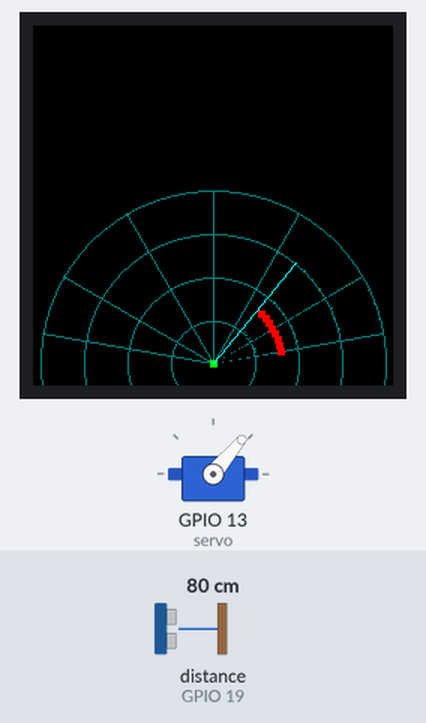
A program run on a simulated ESP32 board running MicroPython. On the bench: 240×240 colour display, servo. Inputs (shaded band) come from the test bench; at power-on: distance to the obstacle (sensor on GPIO 19) 80 cm. The echo pulse lasts 58.3 µs per cm; WiFi joins after 1.5 s; one TCP client connects 1 s after the port opens and stays connected; servo angles are drawn from the pulse width (0.5 ms = 0°, 2.5 ms = 180°); library files of the repository ran but are not shown: hcsr04.py, st7789.py; what the program prints to the serial console is not drawn.

Above: at 5.4 s.
5.5 s: distance to the obstacle (sensor on GPIO 19) set to 2 cm
At 5.79 s:
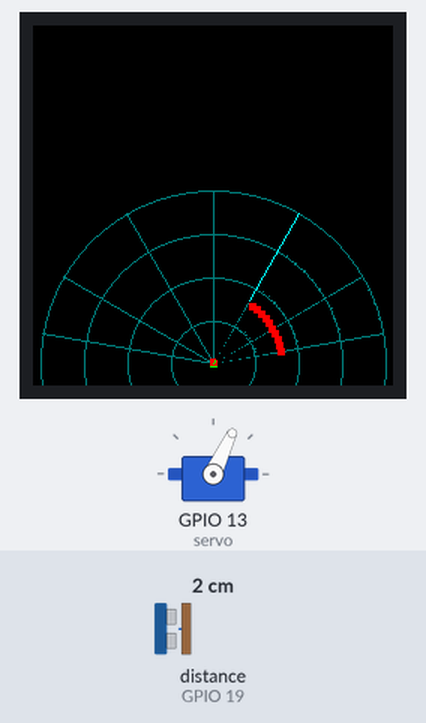
At 13.8 s:
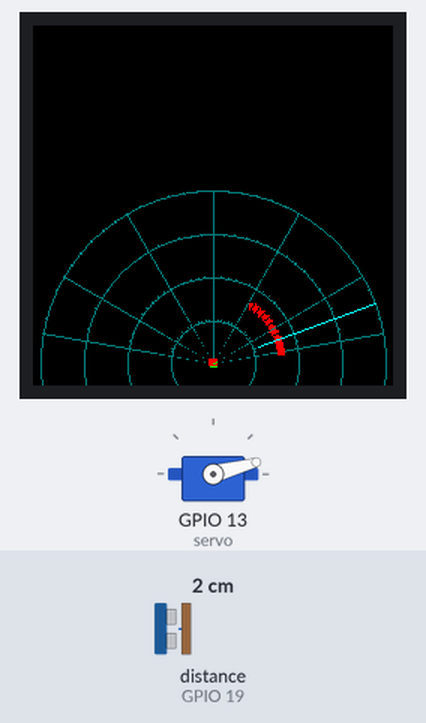
Timing chart, 0 to 14.0 s (numbered marks = the images above; inputs shaded):
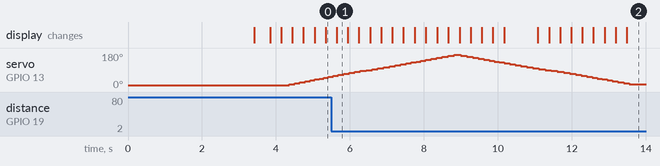

The program:

main.py
```python
import time
import network
import machine
from machine import SPI


import config

from servo import Servo
from hcsr04 import HCSR04
from radar import Radar
from st7789 import ST7789
from tcp_server import RadarTCPServer


# =========================================================
# Wi-Fi
# =========================================================

def connect_wifi():

    print("[WIFI] CONNECTING...")


    wlan = network.WLAN(
        network.STA_IF
    )


    wlan.active(True)


    if wlan.isconnected():

        print(
            "[WIFI] ALREADY CONNECTED"
        )

        print(
            "[WIFI] IP:",
            wlan.ifconfig()[0]
        )

        return wlan


    try:

        wlan.connect(
            config.WIFI_SSID,
            config.WIFI_PASSWORD
        )

    except Exception as e:

        print(
            "[WIFI] CONNECT ERROR:",
            e
        )

        return None


    start = time.ticks_ms()


    while not wlan.isconnected():

        if (
            time.ticks_diff(
                time.ticks_ms(),
                start
            )
            >
            config.WIFI_TIMEOUT_S * 1000
        ):

            print(
                "[WIFI] TIMEOUT"
            )

            return None


        print(
            "[WIFI] WAIT..."
        )

        time.sleep_ms(500)


    print(
        "[WIFI] CONNECTED"
    )


    print(
        "[WIFI] IP:",
        wlan.ifconfig()[0]
    )


    return wlan


# =========================================================
# 初始化 TFT
# =========================================================

def create_tft():

    print(
        "[TFT] SPI INIT..."
    )


    # -----------------------------------------------------
    # 关键：
    # 使用保守的 SPI 参数
    # -----------------------------------------------------

    spi = SPI(
        2,

        baudrate=10000000,

        polarity=0,

        phase=0,

        sck=machine.Pin(
            config.TFT_SCK
        ),

        mosi=machine.Pin(
            config.TFT_MOSI
        )
    )


    print(
        "[TFT] SPI OK"
    )


    # -----------------------------------------------------
    # ST7789
    #
    # 注意：
    # 不要使用 reset=xxx
    # 不要调用 tft.init()
    # -----------------------------------------------------

    tft = ST7789(
        config.TFT_WIDTH,
        config.TFT_HEIGHT,

        spi,

        config.TFT_CS,
        config.TFT_DC,
        config.TFT_RST
    )


    print(
        "[TFT] ST7789 OK"
    )


    return tft


# =========================================================
# 主程序
# =========================================================

def main():

    print()
    print("==============================")
    print(" ESP32 RADAR")
    print("==============================")
    print()


    # =====================================================
    # 1. Wi-Fi
    # =====================================================

    wlan = connect_wifi()


    if wlan is None:

        print(
            "[MAIN] WIFI FAILED"
        )

        return


    # =====================================================
    # 2. TFT
    # =====================================================

    print(
        "[MAIN] INIT TFT..."
    )


    tft = create_tft()


    # =====================================================
    # 3. Servo
    # =====================================================

    print(
        "[MAIN] INIT SERVO..."
    )


    servo = Servo(
        config.SERVO_PIN
    )


    # =====================================================
    # 4. HC-SR04
    # =====================================================

    print(
        "[MAIN] INIT HC-SR04..."
    )


    sensor = HCSR04(
        config.TRIG_PIN,
        config.ECHO_PIN,
        config.MAX_DISTANCE_CM
    )


    # =====================================================
    # 5. Radar
    # =====================================================

    print(
        "[MAIN] INIT RADAR..."
    )


    radar = Radar(

        servo=servo,

        sensor=sensor,

        tft=tft,

        min_angle=
            config.MIN_ANGLE,

        max_angle=
            config.MAX_ANGLE,

        step=
            config.SCAN_STEP,

        max_distance=
            config.RADAR_MAX_DISTANCE,

        settle_ms=
            config.SERVO_SETTLE_MS

    )


    # =====================================================
    # 6. TCP
    # =====================================================

    print(
        "[MAIN] INIT TCP..."
    )


    tcp = RadarTCPServer(
        radar,
        config.TCP_PORT
    )


    tcp.start()


    # =====================================================
    # 7. 自动启动
    # =====================================================

    if config.AUTO_START:

        radar.start()


    # =====================================================
    # 8. 主循环
    # =====================================================

    last_send = time.ticks_ms()


    while True:

        # ---------------------------------------------
        # TCP
        # ---------------------------------------------

        tcp.update()


        # ---------------------------------------------
        # 雷达
        # ---------------------------------------------

        radar.scan_once()


        # ---------------------------------------------
        # TCP 数据发送
        # ---------------------------------------------

        now = time.ticks_ms()


        if (
            time.ticks_diff(
                now,
                last_send
            )
            >=
            config.DATA_INTERVAL_MS
        ):

            tcp.send_data()

            last_send = now


# =========================================================
# 启动
# =========================================================

try:

    main()


except KeyboardInterrupt:

    print(
        "[MAIN] STOPPED"
    )


except Exception as e:

    print(
        "[MAIN] FATAL ERROR:",
        e
    )

    raise
```

config.py
```python
WIFI_SSID = "kc"
WIFI_PASSWORD = "12345678"

WIFI_TIMEOUT_S = 10


SERVO_PIN = 13

MIN_ANGLE = 10
MAX_ANGLE = 170

SCAN_STEP = 5

SERVO_SETTLE_MS = 10


TRIG_PIN = 5
ECHO_PIN = 19

MAX_DISTANCE_CM = 200


TFT_SCK = 18
TFT_MOSI = 23

TFT_CS = 15
TFT_DC = 2
TFT_RST = 4

TFT_WIDTH = 240
TFT_HEIGHT = 240

TFT_BAUDRATE = 10000000


RADAR_MAX_DISTANCE = 200

ALARM_DISTANCE = 30


TCP_PORT = 8888

DATA_INTERVAL_MS = 100

AUTO_START = True
```

servo.py
```python
from machine import Pin, PWM


class Servo:

    def __init__(self, pin):

        self.pwm = PWM(
            Pin(pin),
            freq=50
        )

        self.angle = 90

    def _angle_to_duty(self, angle):

        # 50Hz
        # 周期 = 20ms
        #
        # 这里采用约：
        # 0°   -> 0.5ms
        # 180° -> 2.5ms

        min_us = 500
        max_us = 2500

        pulse_us = (
            min_us
            + (max_us - min_us)
            * angle
            / 180
        )

        duty = int(
            pulse_us
            * 65535
            / 20000
        )

        return duty

    def move(self, angle):

        angle = max(0, min(180, angle))

        duty = self._angle_to_duty(angle)

        self.pwm.duty_u16(duty)

        self.angle = angle

    def get_angle(self):

        return self.angle

    def release(self):

        self.pwm.duty_u16(0)
```

tcp_server.py
```python
import socket
import json
import time


class RadarTCPServer:

    def __init__(
        self,
        radar,
        port=8888
    ):

        self.radar = radar

        self.port = port

        self.server = None

        self.client = None

        self.rx_buffer = ""


    # =====================================================
    # 启动 TCP Server
    # =====================================================

    def start(self):

        addr = socket.getaddrinfo(
            "0.0.0.0",
            self.port
        )[0][-1]


        self.server = socket.socket(
            socket.AF_INET,
            socket.SOCK_STREAM
        )


        self.server.setsockopt(
            socket.SOL_SOCKET,
            socket.SO_REUSEADDR,
            1
        )


        self.server.bind(addr)

        self.server.listen(1)

        self.server.setblocking(False)


        print(
            "[TCP] SERVER START:",
            self.port
        )


    # =====================================================
    # 接收 PC
    # =====================================================

    def accept_client(self):

        if self.server is None:

            return


        if self.client is not None:

            return


        try:

            client, addr = \
                self.server.accept()


            client.setblocking(False)

            self.client = client

            self.rx_buffer = ""


            print(
                "[TCP] CLIENT:",
                addr
            )


        except OSError:

            pass


    # =====================================================
    # 处理 PC 命令
    # =====================================================

    def handle_client(self):

        if self.client is None:

            return


        try:

            data = self.client.recv(
                1024
            )


            if not data:

                self.close_client()

                return


            self.rx_buffer += \
                data.decode()


            while "\n" in self.rx_buffer:

                line, self.rx_buffer = \
                    self.rx_buffer.split(
                        "\n",
                        1
                    )


                line = line.strip()


                if line:

                    self.handle_command(
                        line
                    )


        except OSError:

            pass

        except Exception as e:

            print(
                "[TCP] RX ERROR:",
                e
            )


    # =====================================================
    # 处理 JSON 命令
    # =====================================================

    def handle_command(
        self,
        line
    ):

        try:

            command = json.loads(
                line
            )

        except Exception:

            print(
                "[TCP] BAD JSON:",
                line
            )

            return


        cmd = command.get(
            "cmd"
        )


        print(
            "[TCP] CMD:",
            cmd
        )


        if cmd == "start":

            self.radar.start()


        elif cmd == "stop":

            self.radar.stop()


        elif cmd == "clear":

            self.radar.clear()


        elif cmd == "config":

            step = command.get(
                "step"
            )

            if step is not None:

                self.radar.set_step(
                    step
                )


    # =====================================================
    # 发送数据
    # =====================================================

    def send_data(self):

        if self.client is None:

            return


        try:

            data = self.radar.get_data()


            message = json.dumps(
                data
            ) + "\n"


            self.client.send(
                message.encode()
            )


        except OSError:

            self.close_client()


        except Exception as e:

            print(
                "[TCP] TX ERROR:",
                e
            )

            self.close_client()


    # =====================================================
    # 关闭客户端
    # =====================================================

    def close_client(self):

        if self.client is not None:

            try:

                self.client.close()

            except Exception:

                pass


        self.client = None

        self.rx_buffer = ""


        print(
            "[TCP] CLIENT DISCONNECTED"
        )


    # =====================================================
    # 主循环处理
    # =====================================================

    def update(self):

        self.accept_client()

        self.handle_client()
```

Source omitted: radar.py (12537 bytes)

Measured:
- by itself, servo on GPIO 13 (servo): rises from 55° to 170° in 3.3 s, then falls to 15° in 4.7 s
